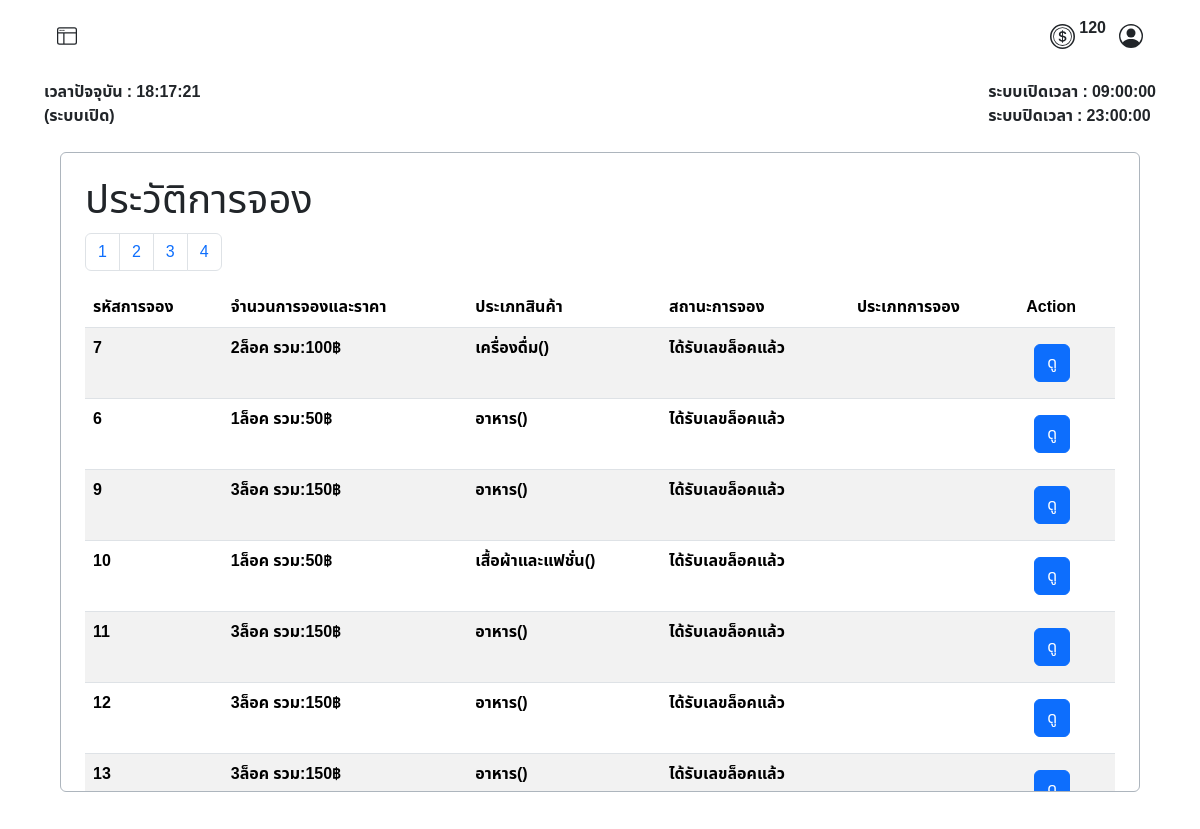
The page /user/booking_history.php (signed in) on the database as committed earlier.
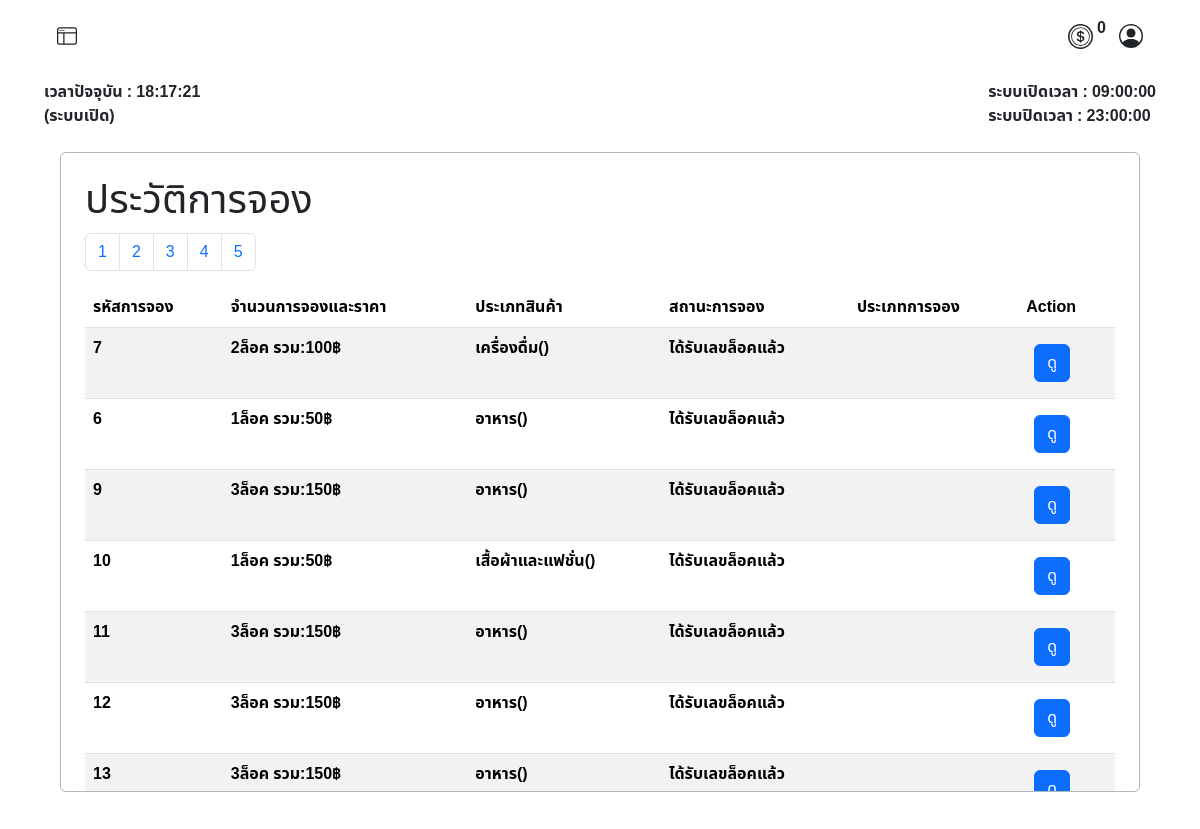
The same page on the database as committed later.
### tables this page shows
CREATE TABLE `tbl_user` (
  `user_id` int(6) UNSIGNED ZEROFILL NOT NULL COMMENT 'รหัสลูกค้า',
  `prefix` enum('นาย','นาง','นางสาว') NOT NULL COMMENT 'คำนำหน้าชื่อ',
  `firstname` varchar(255) NOT NULL COMMENT 'ชื่อ',
  `lastname` varchar(255) NOT NULL COMMENT 'นามสกุล',
  `tel` varchar(11) NOT NULL COMMENT 'เบอร์โทรศัพท์',
  `email` varchar(255) NOT NULL COMMENT 'อีเมลล์',
  `username` varchar(255) NOT NULL COMMENT 'ชื่อผู้ใช้',
  `password` varchar(255) NOT NULL COMMENT 'รหัสผ่าน',
  `userrole` int(3) NOT NULL COMMENT '1=ลูกค้า,2=แอดมิน',
  `shop_name` varchar(50) NOT NULL COMMENT 'ชื่อร้านค้า',
  `token` int(11) NOT NULL,
  `last_login` datetime DEFAULT NULL
);

### user/booking_history.php (the view, shortened to what the changed rows need)
<?php
$results_per_page = 10;
$page = isset($_GET['page']) ? (int)$_GET['page'] : 1;
$start_from = ($page - 1) * $results_per_page;
?>
<!DOCTYPE html>
<html lang="th">
<head>
    <link href="https://cdn.jsdelivr.net/npm/bootstrap@5.3.3/dist/css/bootstrap.min.css" rel="stylesheet">
    <link rel="stylesheet" href="../asset/css/font.css">
</head>
<body>
    <?php
    include('./user_nav.php');
    ?>
    <div class="container my-4 p-2 border border-dark-subtle rounded overflow-auto" style="width: 90%; height: 40rem;">
        <div class="tab-content" id="myTabContent">
            <div class="tab-pane fade show active mt-2 mx-2 p-2" id="category">
                <div>
                    <h1>ประวัติการจอง</h1>
                </div>
                <div class="mt-2">
                    <?php
                    $sql_total = "SELECT COUNT(*) FROM market_booking.booked";
                    $result_total = $conn->query($sql_total);
                    $row_total = $result_total->fetch_row();
                    $total_records = $row_total[0];
                    $total_pages = ceil($total_records / $results_per_page);
                    echo "<nav>";
                    echo "<ul class='pagination'>";
                    for ($i = 1; $i <= $total_pages; $i++) {
                        echo "<li class='page-item'><a class='page-link' href='?page=" . $i . "'>" . $i . "</a></li>";
                    }
                    echo "</ul>";
                    echo "</nav>";
                    $sql = "SELECT
                                B.booking_id,
                                CONCAT(U.prefix, ' ', U.firstname, ' ', U.lastname) AS fullname,
                                B.booking_amount,
                                B.total_price,
                                C.cat_name,
                                SC.sub_cat_name,
                                BS.status,
                                B.booking_type,
                                B.slip_img,
                                B.booked_lock_number,
                                B.booking_date
                            FROM market_booking.booked AS B
                            LEFT JOIN booking_status AS BS ON B.booking_status = BS.id
                            LEFT JOIN tbl_user AS U ON B.member_id = U.user_id
                            LEFT JOIN category AS C ON B.product_type = C.id_category
                            LEFT JOIN sub_category AS SC ON B.sub_product_type = SC.idsub_category
                            WHERE member_id = $user_id
                            ";
                    $sql .= " LIMIT $start_from, $results_per_page";
                    $result = $conn->query($sql);
                    if ($result === false) {
                        echo "ข้อผิดพลาด SQL: " . $conn->error;
                    } elseif ($result->num_rows > 0) {
                        echo "<table class='table table-striped'>";
                        echo "<thead>
                            <tr>
                                <th>รหัสการจอง</th>
                                <th>จำนวนการจองและราคา</th>
                                <th>ประเภทสินค้า</th>
                                <th>สถานะการจอง</th>
                                <th>ประเภทการจอง</th>
                                <th>Action</th>
                            </tr>
                        </thead>";
                        echo "<tbody>";
                        echo "</tbody></table>";
                    } else {
                        echo "ไม่พบข้อมูล";
                    }
                    ?>
                </div>
            </div>
        </div>
    </div>
</body>
</html>

### user/user_nav.php (shortened to what the changed rows need)
<nav class="row g-2">
    <div class="col-12 d-flex justify-content-between px-5 py-3">
        <div class="d-flex align-items-center ">
            <div class="row  ">
                <div class="col d-flex align-items-center justify-content-center">
                    <p class="ms-1">
                        <strong>
                            <?php
                            $user_id = $_SESSION["user_id"];
                            $stmt = $conn->prepare("SELECT token FROM tbl_user WHERE user_id = ?");
                            $stmt->bind_param("i", $user_id);
                            $stmt->execute();
                            $stmt->bind_result($token);
                            echo htmlspecialchars($token);
                            ?>
                        </strong>
                    </p>
                </div>
            </div>
        </div>
    </div>
</nav>

Rows that differ between the two databases and show on the page:
changed tbl_user: token "120" → "0"
Other text that changed with them:
new list line: "5"
